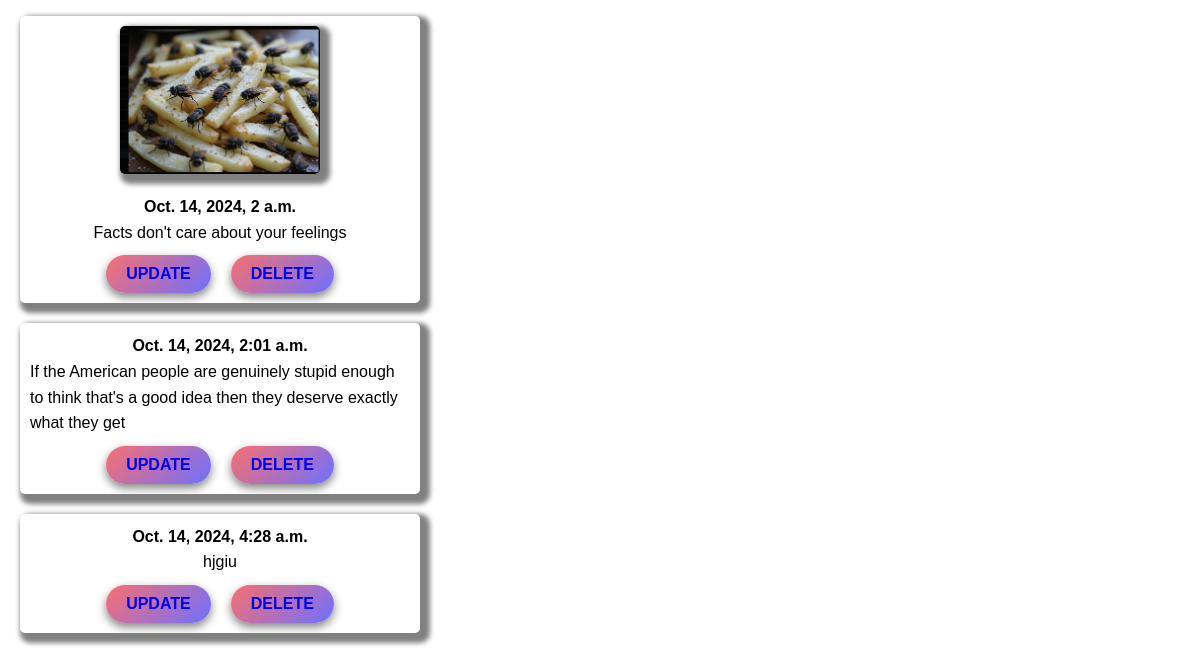
Page /mini_fb/profile/1 (lower part) on the earlier database version.
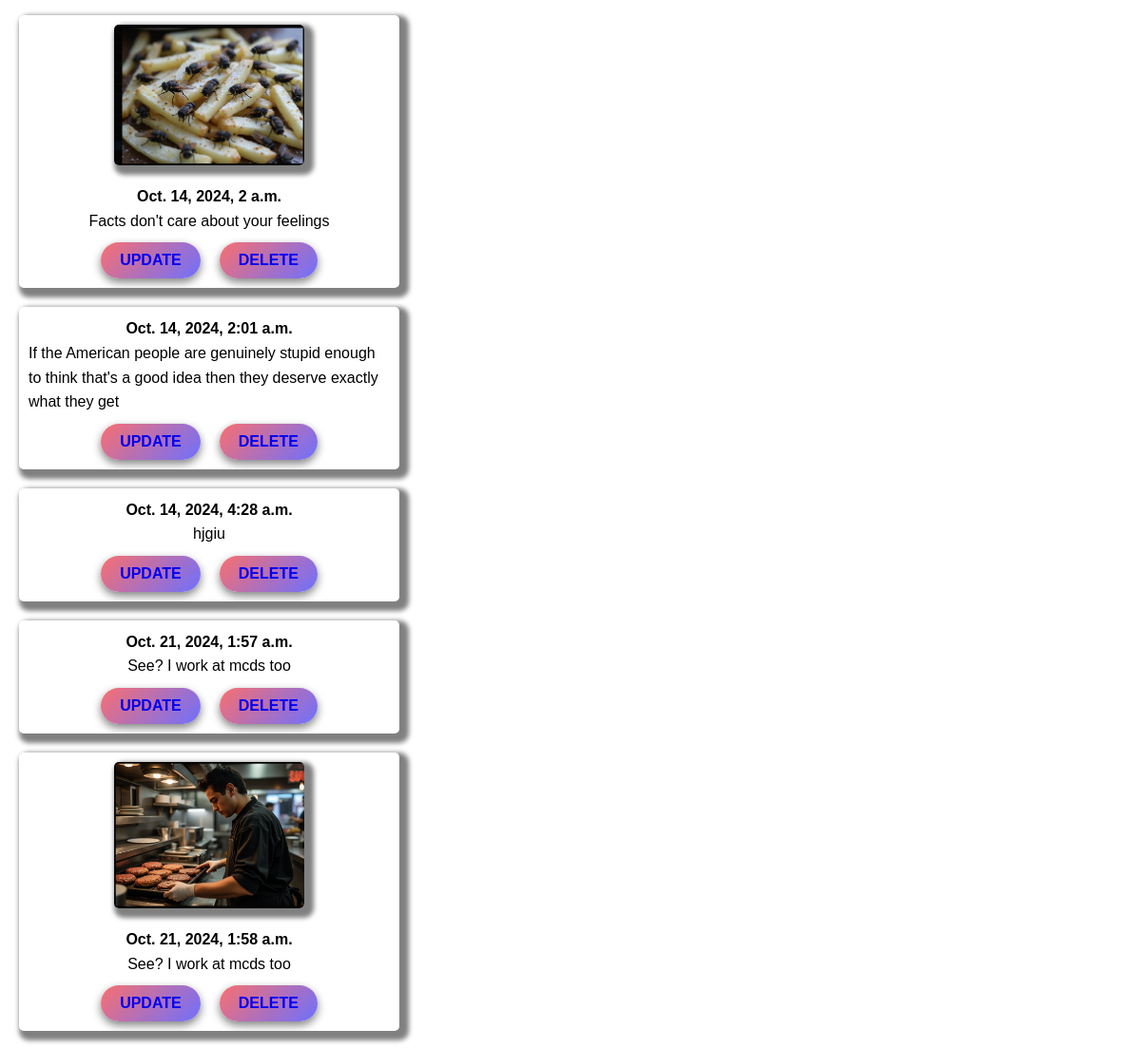
Same page on the later database version.
### mini_fb/models.py (models this page shows)
class Image(models.Model):
    status_msg = models.ForeignKey("StatusMsg", on_delete=models.CASCADE)
    image = models.ImageField(blank=True)
    timeStamp = models.DateTimeField(auto_now=True)

class StatusMsg(models.Model):
    profile = models.ForeignKey("Profile", on_delete=models.CASCADE)
    text = models.TextField(blank=False)
    timeStamp = models.DateTimeField(auto_now=True)
    def __str__(self) -> str:
        return f'{self.text}'
    def get_images(self):
        return self.image_set.all()

### mini_fb/views.py (the view)
# urls.py: path('profile/<int:pk>', ShowProfile.as_view(), name='profile'),
class ShowProfile(DetailView):
    model = Profile
    template_name = 'mini_fb/show_profile.html'
    context_object_name = 'profile'

### mini_fb/models.py (called while the page is built)
    def get_stat_msg(self):
        status = StatusMsg.objects.filter(profile = self)
        return status

### mini_fb/templates/mini_fb/show_profile.html (shortened to what this page needs)
{% extends 'mini_fb/base.html' %}
{%load static%}
{%block content%}
<link rel="stylesheet" href="{%static 'styles4.css'%}">
{%if profile.profile_img %}
{%for p in profile.get_stat_msg%}
<div class="stat-msg">
    {%for img in p.get_images%}
    <img class="stat-img" src="{{img.image.url}}" alt="{{img.image.url}}" >
    {%endfor%}
       <strong>{{p.timeStamp}}</strong>
       <p>
        {{p.text}}
       </p>
        <div class="cancel">
       <button><a href="{%url 'update_status' p.pk%}">Update</a></button>
        <button><a href="{%url 'delete_status' p.pk%}">Delete</a></button>
    </div>
</div>
    {%endfor%}
{%endif%}
{%endblock%}

Differences in the rows shown:
added StatusMsg: timeStamp "Oct. 21, 2024, 1:57 a.m.", text "See? I work at mcds too"
added StatusMsg: timeStamp "Oct. 21, 2024, 1:58 a.m.", text "See? I work at mcds too"
added Image: image (picture), shown under "Oct. 21, 2024, 1:58 a.m."
